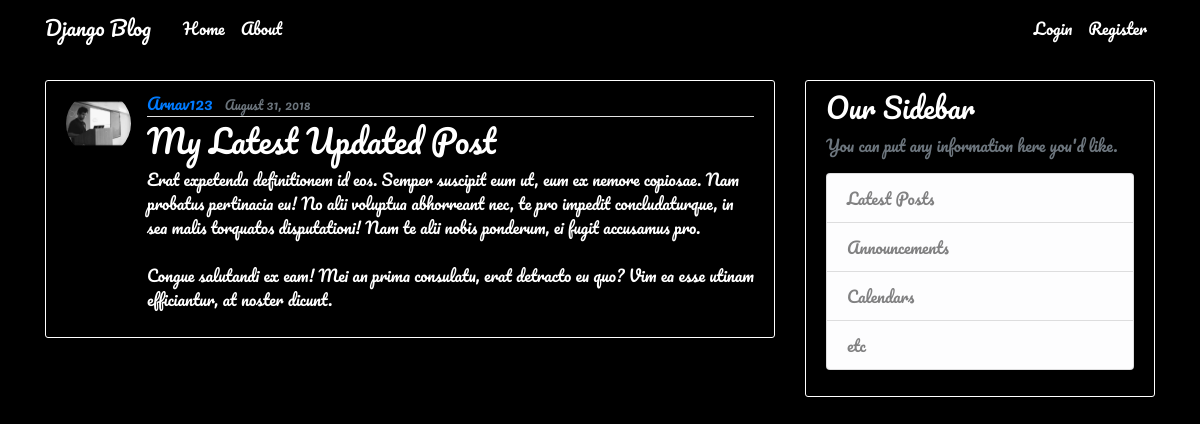
The page /post/30/ on the database its author committed.
### blog/models.py (models this page shows, shortened)
class Post(models.Model):
    title = models.CharField(max_length=100)
    content = models.TextField()
    date_posted = models.DateTimeField(default=timezone.now)
    author = models.ForeignKey(User, on_delete=models.CASCADE)

### users/models.py (models this page shows, shortened)
class Profile(models.Model):
    user = models.OneToOneField(User, on_delete=models.CASCADE)
    image = models.ImageField(default='default.jpg', upload_to='profile_pics')

### blog/views.py (the view)
# urls.py: path('post/<int:pk>/', PostDetailView.as_view(), name='post-detail'),
class PostDetailView(DetailView):
    model = Post

### blog/templates/blog/post_detail.html (shortened to what this page needs)
{% extends "blog/base.html" %}
{% block content %}
  <article class="media content-section">
    <img class="rounded-circle article-img" src="{{ object.author.profile.image.url }}">
    <div class="media-body">
      <div class="article-metadata">
        <a class="mr-2" href="{% url 'user-posts' object.author.username %}">{{ object.author }}</a>
        <small class="text-muted">{{ object.date_posted|date:"F d, Y" }}</small>
      </div>
      <h2 class="article-title">{{ object.title }}</h2>
      <p class="article-content">{{ object.content }}</p>
    </div>
  </article>
{% endblock content %}

### blog/static/blog/main.css (style rules this page uses)
body { background: #000000; color: #ffffff; margin-top: 5rem; font-family: 'Pacifico', cursive; }
h1, h2, h3, h4, h5, h6 { color: #ffffff; font-family: 'Pacifico', cursive; color: #ffffff; }
.content-section { background: #000000; padding: 10px 20px; border: 1px solid #ffffff; border-radius: 3px; margin-bottom: 20px; font-family: 'Pacifico', cursive; }
.article-title { color: #ffffff; font-family: 'Pacifico', cursive; }
.article-content { white-space: pre-line; font-family: 'Pacifico', cursive; }
.article-img { height: 65px; width: 65px; margin-right: 16px; font-family: 'Pacifico', cursive; }
.article-metadata { padding-bottom: 1px; margin-bottom: 4px; border-bottom: 1px solid #e3e3e3; font-family: 'Pacifico', cursive; }

### rows shown on the page
Post: author.profile.image (picture), author "Arnav123", date_posted "August 31, 2018", title "My Latest Updated Post", content "Erat expetenda definitionem id eos. Semper suscipit eum ut, eum ex nemore copiosae. Nam probatus pertinacia eu! No alii voluptua abhorreant nec, te pro impedit concludaturque, in sea malis torquatos disputationi! Nam te alii nobis ponderum, ei fugit accusamus pro. Congue salutandi ex eam! Mei an prima consulatu, erat detracto eu quo? Vim ea esse utinam efficiantur, at noster dicunt."
